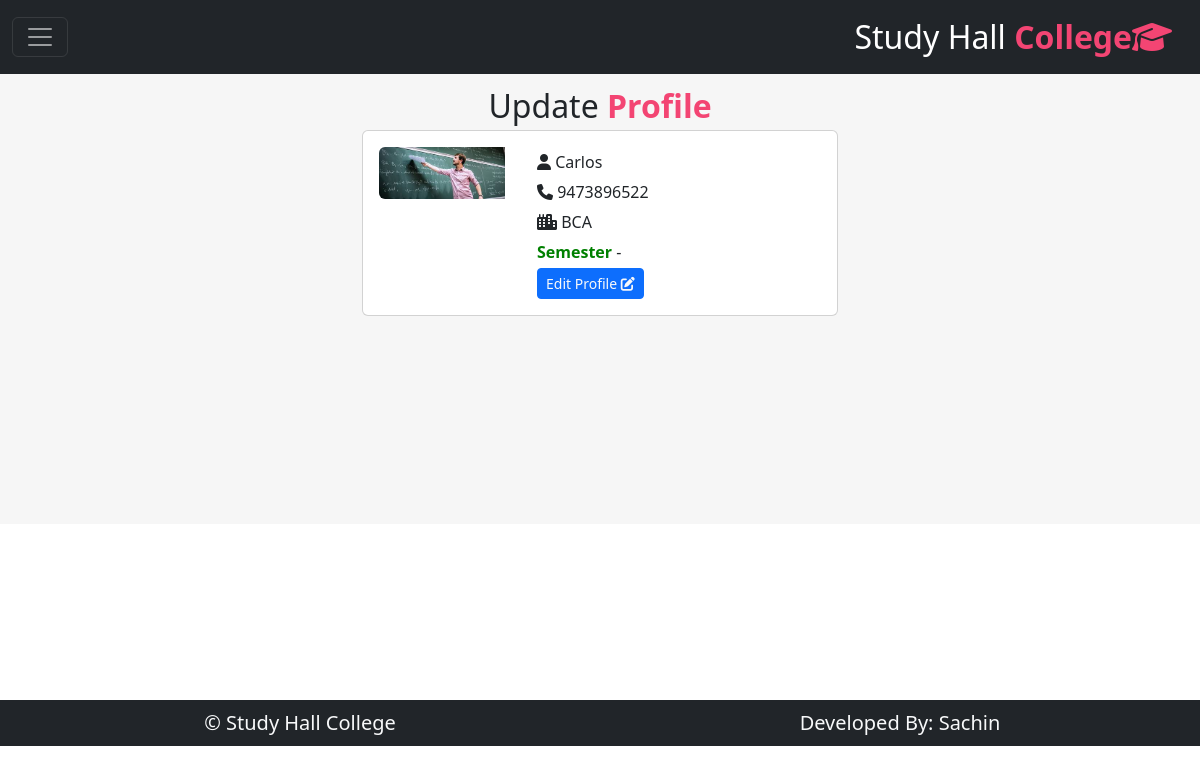
/teacher/uprofile/ (signed in), run on the app's committed database.
### student/models.py (models this page shows, shortened)
class teacher(models.Model):
    teacher_Id=models.CharField(max_length=15,null=True)
    name=models.CharField(max_length=100,null=True)
    email=models.EmailField(primary_key=True,max_length=150)
    passwd=models.CharField(max_length=100,null=True)
    department=models.ForeignKey(department,on_delete=models.CASCADE,null=True)
    role = models.ForeignKey(roles, on_delete=models.CASCADE,null=True)
    mobile=models.IntegerField(null=True)
    joining_date=models.DateField(null=True)
    pic=models.ImageField(upload_to='static/profie/',null=True)
    address=models.TextField(null=True)
    salary=models.IntegerField(null=True)

class department(models.Model):
    department_name=models.CharField(max_length=100,null=True)
    def __str__(self):
        return self.department_name

### teacher/views.py (the view, shortened to what this page needs)
# urls.py: path('uprofile/',views.uprofile),
def uprofile(request):
    user=request.session.get('user')
    udata=teacher.objects.filter(email=user)
    upd=teacher.objects.get(email=user)
    oldpasswd=request.POST.get('opasswd')
    md={"udata":udata}
    return render(request,'teacher/uprofile.html',md)

### templates/teacher/uprofile.html (shortened to what this page needs)
{% extends 'studentbase.html'%}
{% load static %}
{% block studentzone %}
<div class="text-center fs-2 mt-2">
    Update <B class="txt-mycolor1">Profile</B>
</div>
<div class="row">
    <div class="col-sm-5 mx-auto">
        {% for j in udata %}
        <div class="card mb-3">
  <div class="row g-0">
    <div class="col-md-4 p-3">
      <img src="/{{j.pic}}" class="img-fluid rounded-start" style="max-height:180px;" alt="...">
    </div>
    <div class="col-md-8">
      <div class="card-body">
        <p class="card-text" style="line-height:30px; font-size:16px;">
            <i class="fa-solid fa-user"></i> {{j.name}}<br/>
            <i class="fa-solid fa-phone"></i> {{j.mobile}}<br/>
            <i class="fa-solid fa-city"></i> {{j.department}}<br/>
             <b>Semester</b> - {{j.semester}}<br/>
            <a href="#" class="btn btn-primary text-light btn-sm" onclick="demo()">
                Edit Profile <i class="fa-solid fa-pen-to-square"></i>
            </a>
        </p>
      </div>
    </div>
  </div>
</div>
        {% endfor %}
    </div>
</div>
{% endblock %}

### static/css/userStyle.css (style rules this page uses)
:root { --bgcolor:black; --bgcolor1:#f34573; --bgcolor2:rgb(99, 3, 54); --bgcolor3:#0a400a; --txtcolor1:#f34573; --txtcolor2:#2a6171; --txtcolor3:#008000; --txtcolor4:white; }
b { color:green ! important; }
.txt-mycolor1 { color:var(--txtcolor1) !important; }

### templates/studentbase.html (style rules this page uses)
:root { --bgcolor1:#f34573; --bgcolor2:#2a6171; --txtcolor1:#f34573; --txtcolor2:#2a6171; }
.txt-mycolor1 { color:var(--txtcolor1) !important; }

### data on the page
teacher: pic (picture), name "Carlos", mobile "9473896522", department "BCA"
